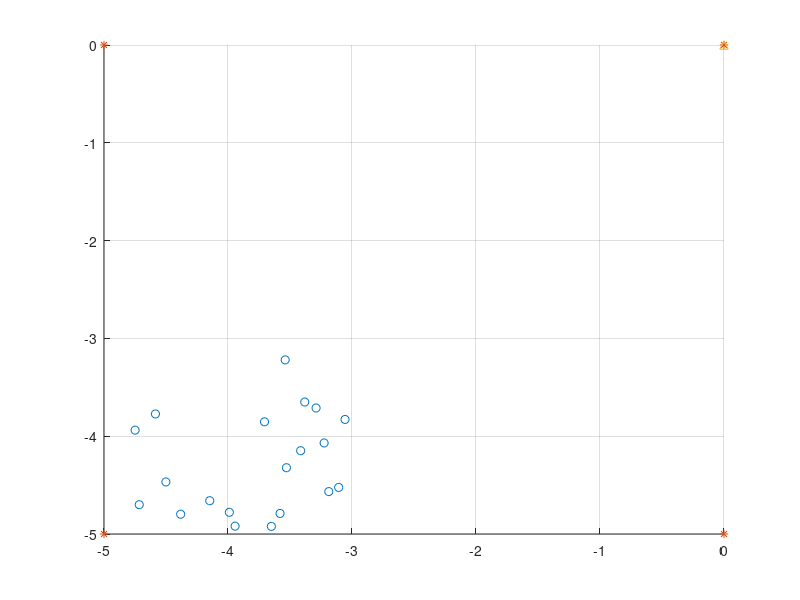

Source code (MATLAB):

load('topologytheatre5.mat','z_h','z_u');
x_h = real(z_h);
y_h = imag(z_h);
x_u = real(z_u);
y_u = imag(z_u);
figure(10) 
scatter(x_u,y_u,'b*');
hold all
scatter(x_h,y_h,'*r');
scatter(0,0,'^g');
%set(gca,'XTick',-360:80:360);
%set(gca, 'YTick',-360:80:360);
grid(gca)